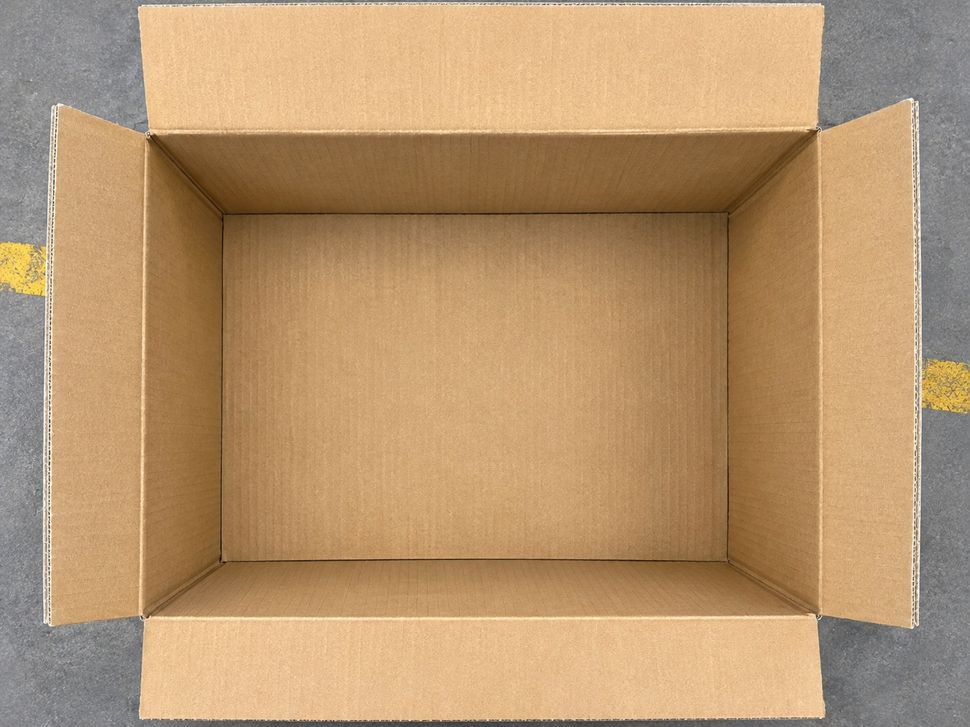
#> input picture test_images/test_D_top.png, 970 x 727 px, shrunk from 1448 x 1086 before the run
$ python test_floor_detection_v2.py
#> lines starting #> are read from the running program, lines starting #| are printed output that depends on the picture; after the words box and inside, x2 and y2 are one past the last pixel; in counts of white or black regions, pixels touching at a corner belong together
from pathlib import Path
import cv2
import numpy as np

# =========================================
# 입력 / 출력 경로
# =========================================
image_path = Path("test_images/test_D_top.png")
output_path = Path("test_outputs/integrated_box_auto_v2.jpg")

image = cv2.imread(str(image_path))
#> image is the input picture: shape (727, 970, 3); mean B, G, R 110.9, 149, 182.3
if image is None:
    raise SystemExit("테스트 이미지를 찾지 못했습니다.")

h, w = image.shape[:2]
result = image.copy()

# =========================================
# 1. 제품(파란 상자) 검출
# =========================================
hsv = cv2.cvtColor(image, cv2.COLOR_BGR2HSV)
#> hsv: shape (727, 970, 3); mean H, S, V 28.7, 99.2, 182.6

# 파란색 범위
lower_blue = np.array([90, 80, 60])
upper_blue = np.array([130, 255, 255])

product_mask = cv2.inRange(hsv, lower_blue, upper_blue)
#> product_mask: shape (727, 970); every value is 0

kernel = np.ones((5, 5), np.uint8)
product_mask = cv2.morphologyEx(product_mask, cv2.MORPH_OPEN, kernel)
product_mask = cv2.morphologyEx(product_mask, cv2.MORPH_CLOSE, kernel)

contours, _ = cv2.findContours(product_mask, cv2.RETR_EXTERNAL, cv2.CHAIN_APPROX_SIMPLE)
#> contours = []


if not contours:
    print("빈 박스 감지: 파란색 제품이 없습니다.")
    print("제품 면적을 0으로 계산합니다.")


# 검출된 파란색 영역 전체의 픽셀 수 계산
product_area = int(cv2.countNonZero(product_mask))
#> product_area = 0

# 모든 제품 윤곽선 표시
cv2.drawContours(
    result,
    contours,
    -1,
    (0, 255, 0),
    3
)


# =========================================
# 2. 입구(상자 윗면 안쪽 사각형) 자동 검출
#    - 기존 auto_entrance 실험 흐름을 단순화한 버전
# =========================================
gray = cv2.cvtColor(image, cv2.COLOR_BGR2GRAY)
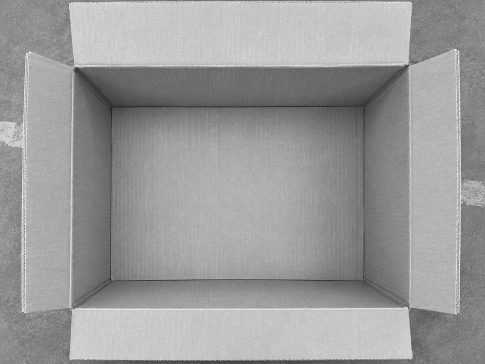
#> gray: shape (727, 970) (shown at 1/2 size); min 10, max 255, mean 154.6
blur = cv2.GaussianBlur(gray, (5, 5), 0)
edges = cv2.Canny(blur, 35, 110)
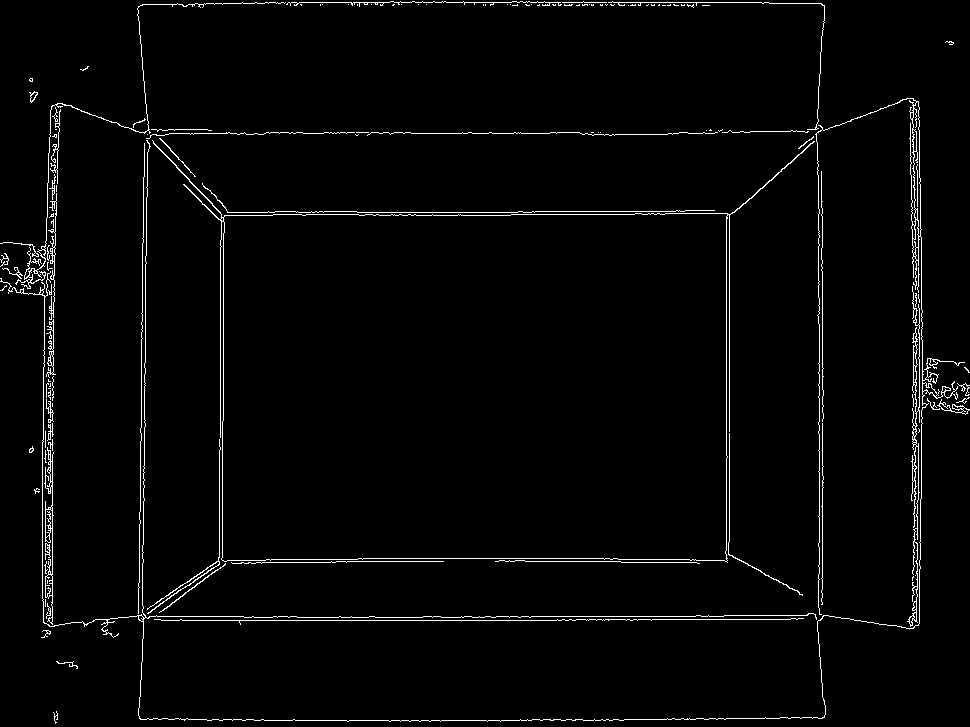
#> edges: shape (727, 970); 2.3% white in thin lines or dots

lines = cv2.HoughLinesP(
    edges,
    1,
    np.pi / 180,
    threshold=80,
    minLineLength=120,
    maxLineGap=20
)
#> lines = 45 rows, first 6: [242, 2, 768, 2], [139, 620, 651, 620], [822, 618, 822, 201], [729, 555, 729, 214], [726, 561, 726, 213], [423, 616, 723, 616]

if lines is None:
    raise SystemExit("입구 검출용 직선을 찾지 못했습니다.")

left_lines = []
right_lines = []
top_lines = []
bottom_lines = []

for line in lines.reshape(-1, 4):
    x1, y1, x2, y2 = line
    dx = x2 - x1
    dy = y2 - y1
    length = np.hypot(dx, dy)

    # 수직선 후보
    if abs(dx) < 35 and abs(dy) > 80:
        x_mean = (x1 + x2) / 2
        y_mean = (y1 + y2) / 2

        # 중앙 바깥쪽만 사용
        if x_mean < w * 0.25:
            left_lines.append((length, x_mean))
        elif x_mean > w * 0.75:
            right_lines.append((length, x_mean))

    # 수평선 후보
    if abs(dy) < 35 and abs(dx) > 120:
        x_mean = (x1 + x2) / 2
        y_mean = (y1 + y2) / 2

        # 윗쪽/아랫쪽 경계 후보
        if y_mean < h * 0.35:
            top_lines.append((length, y_mean))
        elif y_mean > h * 0.75:
            bottom_lines.append((length, y_mean))
#> this loop made 45 passes
#> (x1, y1, x2, y2, dx, dy, length, x_mean) on passes 1 to 8: (242, 2, 768, 2, 526, 0, 526, 505), (139, 620, 651, 620, 512, 0, 512, 395), (822, 618, 822, 201, 0, -417, 417, 822), (729, 555, 729, 214, 0, -341, 341, 729), (726, 561, 726, 213, 0, -348, 348, 726), (423, 616, 723, 616, 300, 0, 300, 573), (207, 720, 623, 720, 416, 0, 416, 415), (913, 481, 913, 224, 0, -257, 257, 913)
#> after the loop, bottom_lines = [(512, 620), (300, 616), (416, 720), (259, 558), (264, 619), (125, 561), (123, 719), (286, 617), (131, 562), (155, 718), (132, 615)]; left_lines = [(530.1, 52.5), (248, 220), (326.1, 49), (409.1, 50.5), (170, 43), (215, 223), (171, 140), (204, 45), (270, 143), (201, 143), (145, 222), (129, 219)]; right_lines = [(417, 822), (341, 729), (257, 913), (298, 819), (162, 818), (266, 914.5), (167, 915), (132, 919), (120, 915), (138, 918), (182, 916)]; top_lines = [(526, 2), (186, 133), (166, 211), (153, 214), (177, 212), (197, 5), (151, 215), (121, 3), (232, 4), (122, 134)]

if not left_lines or not right_lines or not top_lines or not bottom_lines:
    raise SystemExit("입구 4개 경계를 모두 찾지 못했습니다.")

left = round(max(left_lines)[1])
#> left = 52
right = round(max(right_lines)[1])
#> right = 822
top = round(max(top_lines)[1])
#> top = 2
bottom = round(max(bottom_lines)[1])
#> bottom = 620

if left >= right or top >= bottom:
    raise SystemExit("입구 좌표가 올바르지 않습니다.")

entrance = np.array([
    [left, top],
    [right, top],
    [right, bottom],
    [left, bottom]
], dtype=np.int32)
#> entrance = [[52, 2], [822, 2], [822, 620], [52, 620]]

# =========================================
# 박스 입구와 바닥 사이의 4개 벽면 표시
# =========================================
# =========================================
# 3. 바닥 사각형 자동 검출
#    - 입구보다 안쪽에 있는 바닥 영역을 찾는 방식
# =========================================
# 바닥은 중앙 근처의 갈색 큰 직사각형이라고 보고,
# 입구 사각형 안에서 안쪽 여백이 있는 영역으로 추정
margin_x = int((right - left) * 0.10)
#> margin_x = 77
margin_top = int((bottom - top) * 0.15)
#> margin_top = 92
margin_bottom = int((bottom - top) * 0.09)
#> margin_bottom = 55

floor_left = left + margin_x
#> floor_left = 129
floor_right = right - margin_x
#> floor_right = 745
floor_top = top + margin_top
#> floor_top = 94
floor_bottom = bottom - margin_bottom
#> floor_bottom = 565

if floor_left >= floor_right or floor_top >= floor_bottom:
    raise SystemExit("바닥 좌표가 올바르지 않습니다.")

floor_rect = np.array([
    [floor_left, floor_top],
    [floor_right, floor_top],
    [floor_right, floor_bottom],
    [floor_left, floor_bottom]
], dtype=np.int32)
#> floor_rect = [[129, 94], [745, 94], [745, 565], [129, 565]]

wall_colors = [
    (80, 160, 220),    # 뒷벽
    (120, 200, 140),   # 오른쪽 벽
    (180, 140, 220),   # 앞벽
    (200, 150, 100),   # 왼쪽 벽
]

overlay = result.copy()

for i in range(4):
    j = (i + 1) % 4

    wall = np.array([
        entrance[i],
        entrance[j],
        floor_rect[j],
        floor_rect[i],
    ], dtype=np.int32)

    cv2.fillPoly(overlay, [wall], wall_colors[i])
#> this loop made 4 passes
#> wall on passes 1 to 4: [[52, 2], [822, 2], [745, 94], [129, 94]], [[822, 2], [822, 620], [745, 565], [745, 94]], [[822, 620], [52, 620], [129, 565], [745, 565]], [[52, 620], [52, 2], [129, 94], [129, 565]]
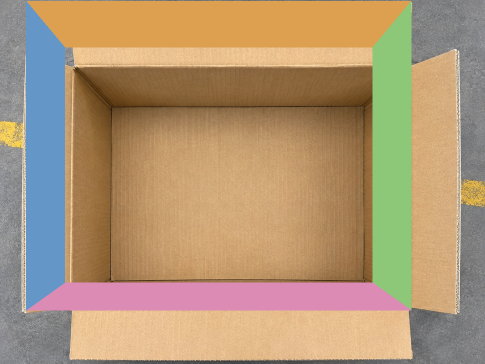
#> overlay: shape (727, 970, 3) (shown at 1/2 size); mean B, G, R 116.6, 150.1, 176.4

result = cv2.addWeighted(
    overlay, 0.30,
    result, 0.70,
    0
)

# 입구 표시 (빨강)
cv2.polylines(result, [entrance], True, (0, 0, 255), 4)
#> result: shape (727, 970, 3); mean B, G, R 109.8, 146, 181.8
for pt in entrance:
    cv2.circle(result, tuple(pt), 6, (255, 0, 0), -1)
#> this loop made 4 passes
#> result: shape (727, 970, 3); mean B, G, R 109.9, 146, 181.7


# 바닥 표시 (초록)
cv2.polylines(result, [floor_rect], True, (0, 255, 0), 4)
#> result: shape (727, 970, 3); mean B, G, R 108.3, 147.6, 178.9
for pt in floor_rect:
    cv2.circle(result, tuple(pt), 5, (0, 0, 255), -1)
#> this loop made 4 passes
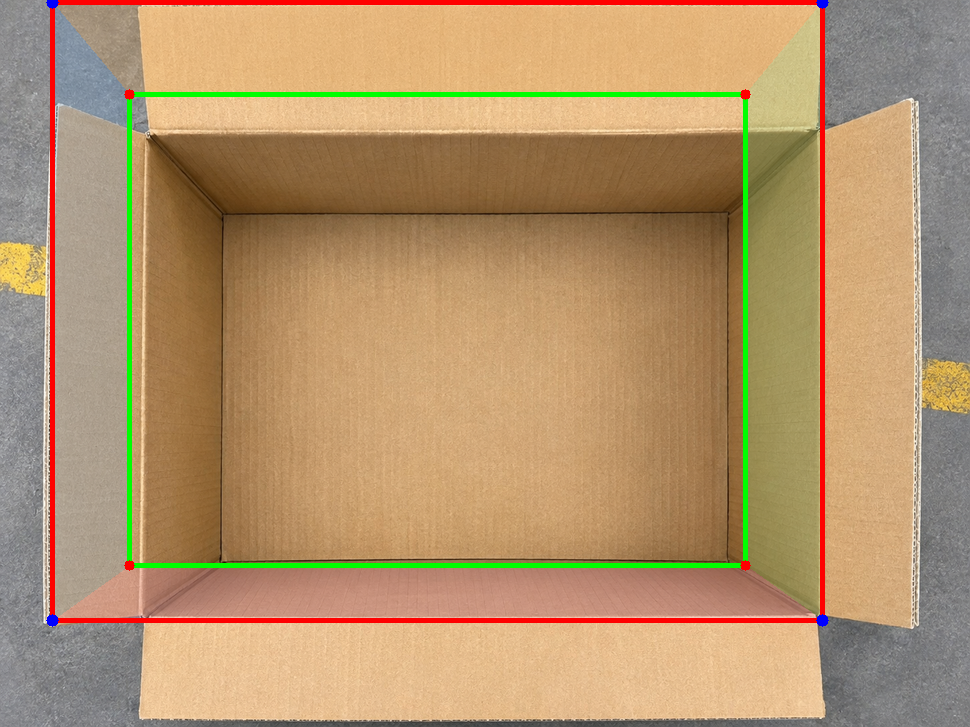
#> result: shape (727, 970, 3); mean B, G, R 108.3, 147.5, 179

# =========================================
# 4. 면적 계산
# =========================================
floor_area = (floor_right - floor_left) * (floor_bottom - floor_top)
#> floor_area = 290136
occupancy_percent = round((product_area / floor_area) * 100, 1)
#> occupancy_percent = 0
void_percent = round(100 - occupancy_percent, 1)
#> void_percent = 100

print("=== 통합 자동 검출 결과 ===")
print(f"입구 좌표: left={left}, right={right}, top={top}, bottom={bottom}")
#| 입구 좌표: left=52, right=822, top=2, bottom=620
print(f"바닥 좌표: left={floor_left}, right={floor_right}, top={floor_top}, bottom={floor_bottom}")
#| 바닥 좌표: left=129, right=745, top=94, bottom=565
print(f"제품 면적(px²): {round(product_area)}")
#| 제품 면적(px²): 0
print(f"바닥 면적(px²): {floor_area}")
#| 바닥 면적(px²): 290136
print(f"사진상 제품 점유율(%): {occupancy_percent}")
#| 사진상 제품 점유율(%): 0.0
print(f"사진상 빈 면적률(%): {void_percent}")
#| 사진상 빈 면적률(%): 100.0

# =========================================
# 5. 텍스트 표시
# =========================================
cv2.putText(
    result,
    f"Occupancy: {occupancy_percent}%",
    (40, 50),
    cv2.FONT_HERSHEY_SIMPLEX,
    1.0,
    (0, 0, 0),
    4,
    cv2.LINE_AA
)
cv2.putText(
    result,
    f"Occupancy: {occupancy_percent}%",
    (40, 50),
    cv2.FONT_HERSHEY_SIMPLEX,
    1.0,
    (255, 255, 255),
    2,
    cv2.LINE_AA
)

cv2.putText(
    result,
    f"Void: {void_percent}%",
    (40, 95),
    cv2.FONT_HERSHEY_SIMPLEX,
    1.0,
    (0, 0, 0),
    4,
    cv2.LINE_AA
)
cv2.putText(
    result,
    f"Void: {void_percent}%",
    (40, 95),
    cv2.FONT_HERSHEY_SIMPLEX,
    1.0,
    (255, 255, 255),
    2,
    cv2.LINE_AA
)
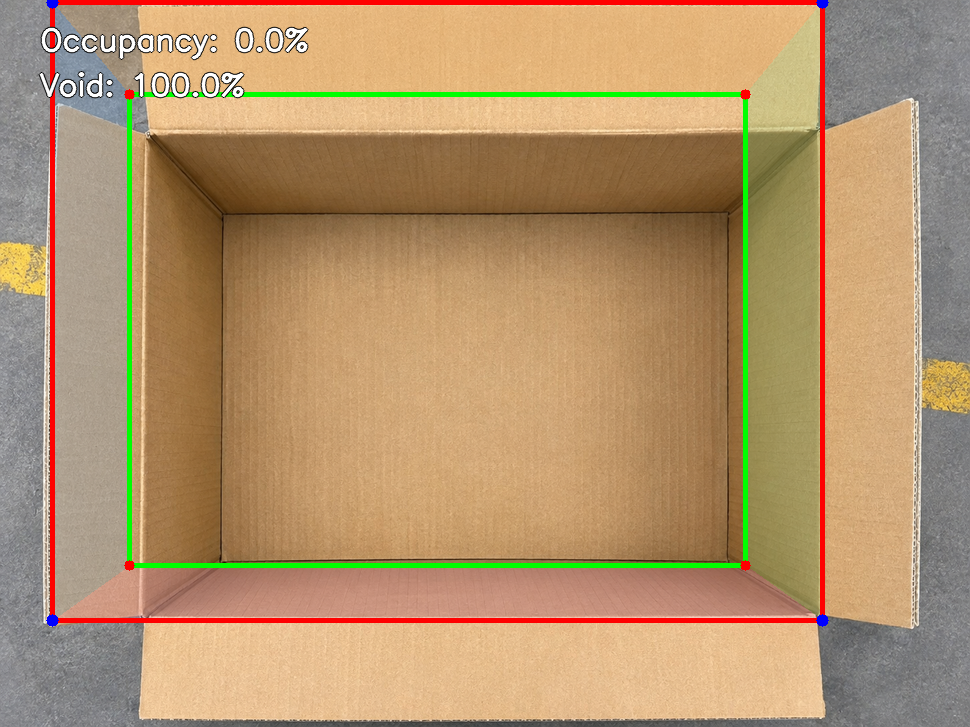
#> result: shape (727, 970, 3); mean B, G, R 108.6, 147.5, 178.8

# =========================================
# 6. 저장
# =========================================
output_path = Path("test_outputs/result_D_top.png")
cv2.imwrite(str(output_path), result)
print(f"결과 이미지: {output_path}")

$ run again, with test_images/generated.png copied over test_images/test_D_top.png
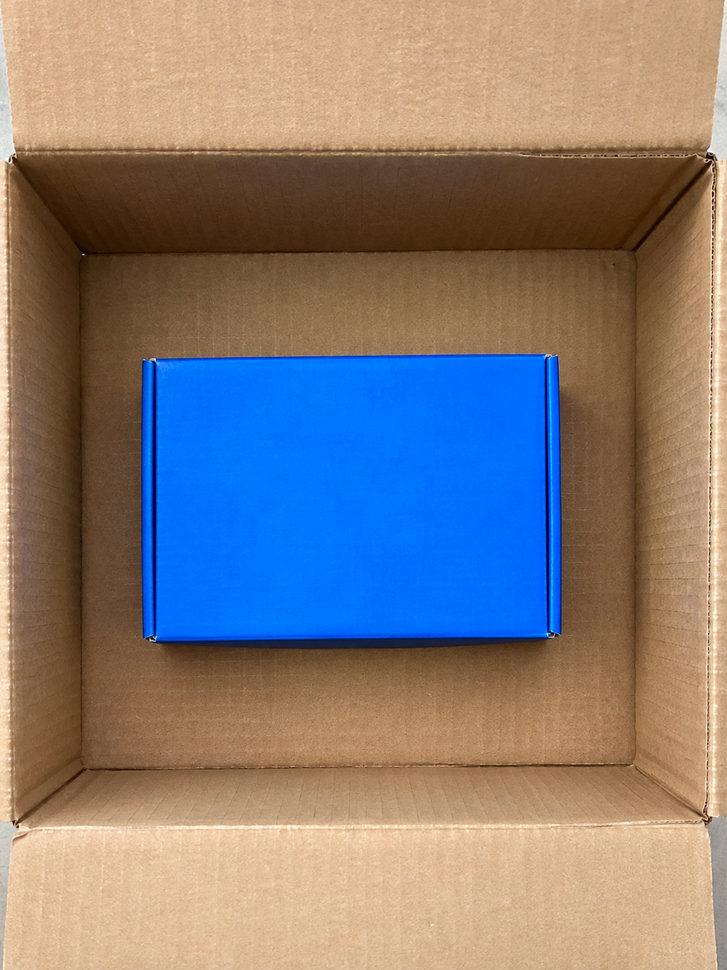
#> input picture test_images/generated.png, 727 x 970 px, shrunk from 1086 x 1448 before the run
#> image is the input picture: shape (970, 727, 3); mean B, G, R 122.1, 125.3, 134.9
#> hsv: shape (970, 727, 3); mean H, S, V 30.6, 137.4, 176.5
#> `product_mask = cv2.morphologyEx(product_mask, cv2.MORPH_CLOSE, kernel)`:
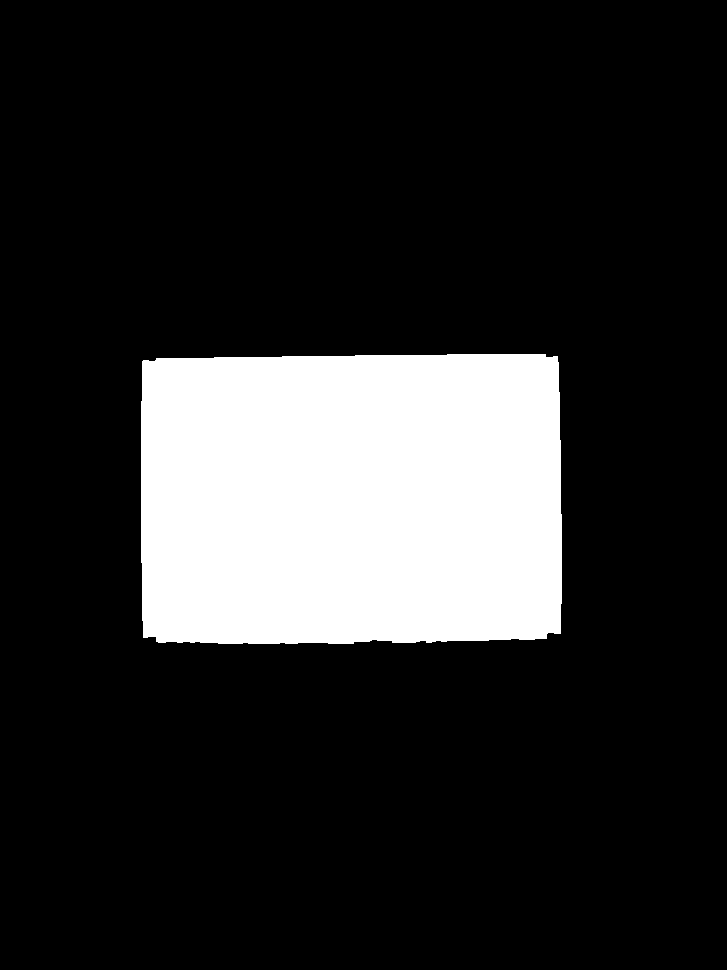
#> product_mask: shape (970, 727); 17% white; 1 white region
#> contours = 1 contour; box (x1, y1, x2, y2) and area: (141, 354, 562, 644) 119180
#> product_area = 119880
#> edges: shape (970, 727); 2.2% white in thin lines or dots
#> lines = 48 rows, first 6: [14, 148, 607, 148], [705, 828, 713, 352], [156, 825, 351, 825], [156, 643, 156, 359], [12, 154, 226, 154], [234, 152, 464, 152]
#> the loop `for line in lines.reshape(-1, 4):` made 48 passes
#> (x1, y1, x2, y2, dx, dy, length, x_mean) on passes 1 to 8: (14, 148, 607, 148, 593, 0, 593, 310.5), (705, 828, 713, 352, 8, -476, 476.1, 709), (156, 825, 351, 825, 195, 0, 195, 253.5), (156, 643, 156, 359, 0, -284, 284, 156), (12, 154, 226, 154, 214, 0, 214, 119), (234, 152, 464, 152, 230, 0, 230, 349), (15, 151, 245, 151, 230, 0, 230, 130), (709, 570, 709, 424, 0, -146, 146, 709)
#> after the loop `for line in lines.reshape(-1, 4):`: bottom_lines = [(195, 825), (257, 828), (180, 767), (292, 824), (149, 769), (194, 827), (151, 826), (142.2, 819.5)]; left_lines = [(284, 156), (277, 8), (283, 152), (163, 14), (166, 6), (177, 140), (163, 11), (299, 9), (141, 144), (163, 13), (169.7, 10.5)]; right_lines = [(476.1, 709), (146, 709), (262, 719), (146, 706), (223, 716.5), (126, 710), (168, 706.5), (259, 709), (175, 553), (236, 721), (258, 708), (239, 711), (249, 712), (137, 550), (160, 636), (158, 713)]; top_lines = [(593, 148), (214, 154), (230, 152), (230, 151), (488, 155), (261, 147), (229, 251), (173, 158), (155, 253)]
#> left = 9
#> right = 709
#> top = 148
#> bottom = 824
#> entrance = [[9, 148], [709, 148], [709, 824], [9, 824]]
#> margin_x = 70
#> margin_top = 101
#> margin_bottom = 60
#> floor_left = 79
#> floor_right = 639
#> floor_top = 249
#> floor_bottom = 764
#> floor_rect = [[79, 249], [639, 249], [639, 764], [79, 764]]
#> the loop `for i in range(4):` made 4 passes
#> wall on passes 1 to 4: [[9, 148], [709, 148], [639, 249], [79, 249]], [[709, 148], [709, 824], [639, 764], [639, 249]], [[709, 824], [9, 824], [79, 764], [639, 764]], [[9, 824], [9, 148], [79, 249], [79, 764]]
#> the loop `for pt in entrance:` made 4 passes
#> the loop `for pt in floor_rect:` made 4 passes
#> floor_area = 288400
#> occupancy_percent = 41.6
#> void_percent = 58.4
#| 입구 좌표: left=9, right=709, top=148, bottom=824
#| 바닥 좌표: left=79, right=639, top=249, bottom=764
#| 제품 면적(px²): 119880
#| 바닥 면적(px²): 288400
#| 사진상 제품 점유율(%): 41.6
#| 사진상 빈 면적률(%): 58.4
#> `cv2.putText( result, f"Void: {void_percent}%", (40, 95), cv2.FONT_HERS..`:
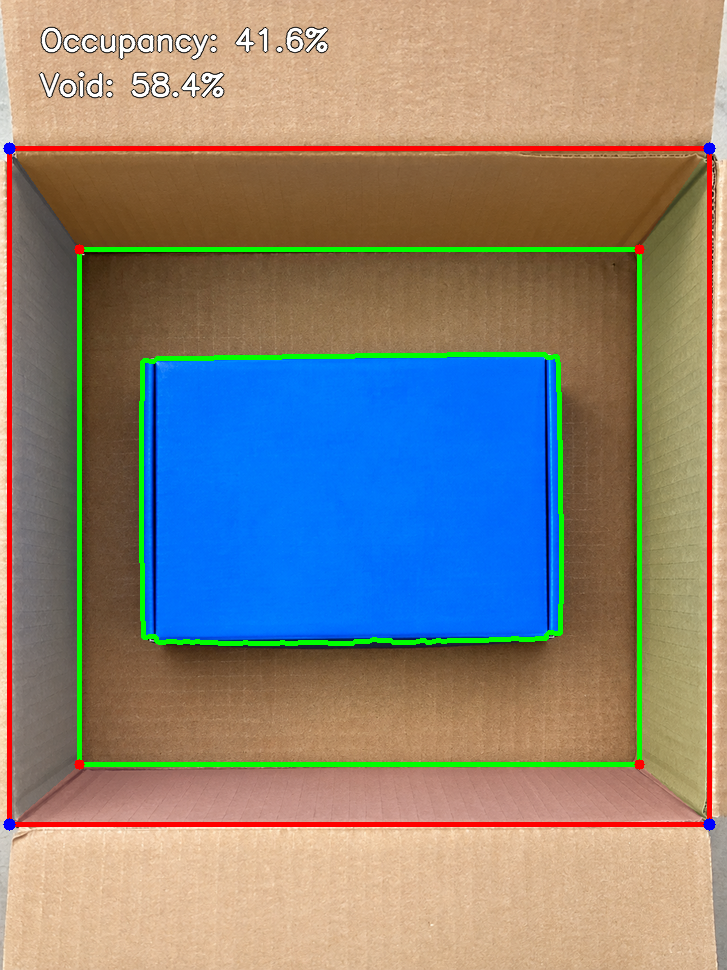
#> result: shape (970, 727, 3); mean B, G, R 123.6, 132, 137.5
